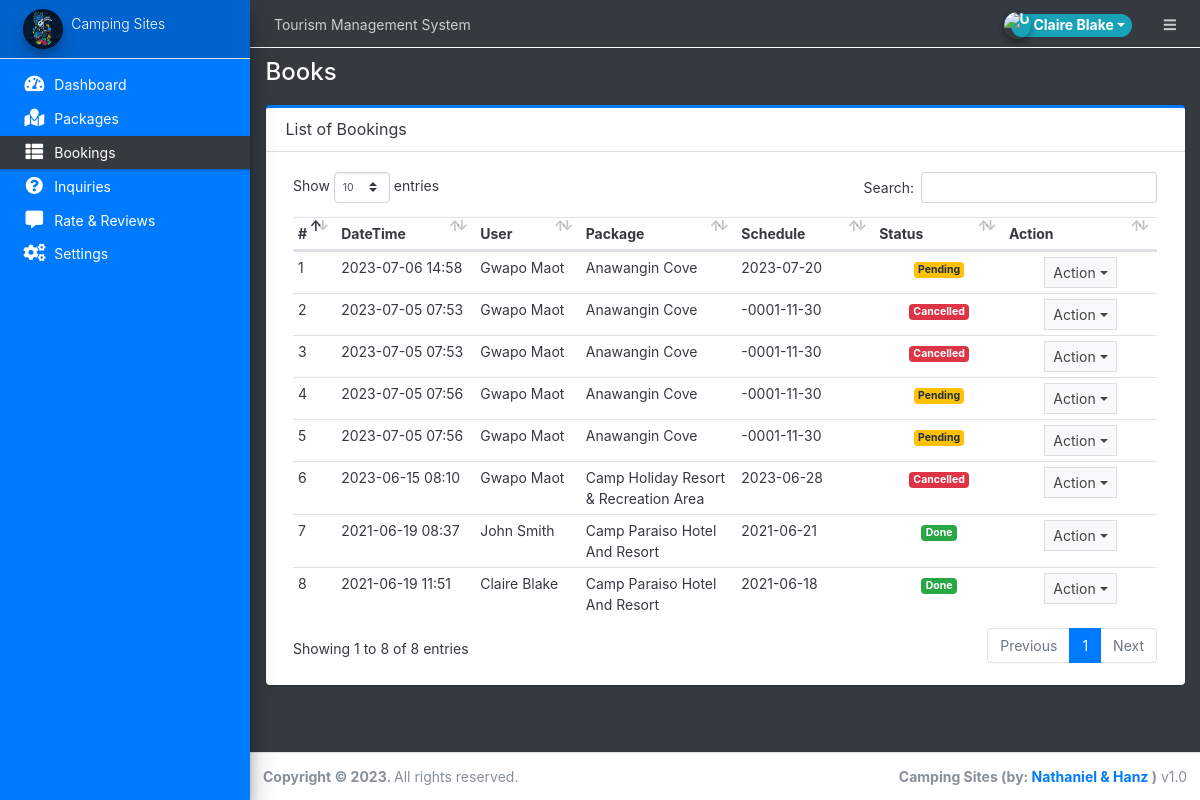
The page /admin/?page=books (signed in) on the database its author committed.
### tables this page shows
CREATE TABLE `book_list` (
  `id` int(30) NOT NULL,
  `user_id` int(30) NOT NULL,
  `package_id` int(30) NOT NULL,
  `status` tinyint(4) NOT NULL DEFAULT 0 COMMENT '0=pending,1=confirm, 2=cancelled\r\n',
  `schedule` date DEFAULT NULL,
  `date_created` datetime NOT NULL DEFAULT current_timestamp()
);

CREATE TABLE `packages` (
  `id` int(30) NOT NULL,
  `region` varchar(50) DEFAULT NULL,
  `title` text DEFAULT NULL,
  `tour_location` text DEFAULT NULL,
  `cost` double NOT NULL,
  `description` text DEFAULT NULL,
  `upload_path` text DEFAULT NULL,
  `status` tinyint(4) NOT NULL DEFAULT 1 COMMENT '1 =active ,2 = Inactive',
  `date_created` datetime NOT NULL DEFAULT current_timestamp()
);

### admin/books/index.php (the view, shortened to what this page needs)
<div class="card card-outline card-primary">
	<div class="card-header">
		<h3 class="card-title">List of Bookings</h3>
	</div>
	<div class="card-body">
        <div class="container-fluid">
        <table class="table table-stripped text-dark">
            <colgroup>
                <col width="5%">
                <col width="10">
                <col width="15">
                <col width="25">
                <col width="20">
                <col width="5">
                <col width="5">
            </colgroup>
            <thead>
                <tr>
                    <th>#</th>
                    <th>DateTime</th>
                    <th>User</th>
                    <th>Package</th>
                    <th>Schedule</th>
                    <th>Status</th>
                    <th>Action</th>
                </tr>
            </thead>
            <tbody>
                <?php
                $i=1;
                    $qry = $conn->query("SELECT b.*,p.title,concat(u.firstname,' ',u.lastname) as name FROM book_list b inner join `packages` p on p.id = b.package_id inner join users u on u.id = b.user_id order by date(b.date_created) desc ");
                    while($row= $qry->fetch_assoc()):
                ?>
                    <tr>
                        <td><?php echo $i++ ?></td>
                        <td><?php echo date("Y-m-d H:i",strtotime($row['date_created'])) ?></td>
                        <td><?php echo $row['name'] ?></td>
                        <td><?php echo $row['title'] ?></td>
                        <td><?php echo date("Y-m-d",strtotime($row['schedule'])) ?></td>
                        <td class="text-center">
                            <?php if($row['status'] == 0): ?>
                                <span class="badge badge-warning">Pending</span>
                            <?php elseif($row['status'] == 1): ?>
                                <span class="badge badge-primary">Confirmed</span>
                            <?php elseif($row['status'] == 2): ?>
                                <span class="badge badge-danger">Cancelled</span>
                            <?php elseif($row['status'] == 3): ?>
                                <span class="badge badge-success">Done</span>
                            <?php endif; ?>
                        </td>
                        <td align="center">
                                <button type="button" class="btn btn-flat btn-default btn-sm dropdown-toggle dropdown-icon" data-toggle="dropdown">
                                    Action
                                </button>
                        </td>
                    </tr>
                <?php endwhile; ?>
            </tbody>
        </table>
		</div>
	</div>
</div>

### rows shown on the page
book_list: date_created "2023-07-06 14:58", name "Gwapo Maot", package.title "Anawangin Cove", schedule "2023-07-20", status "Pending"
book_list: date_created "2023-07-05 07:53", name "Gwapo Maot", package.title "Anawangin Cove", schedule "-0001-11-30", status "Cancelled"
book_list: date_created "2023-07-05 07:53", name "Gwapo Maot", package.title "Anawangin Cove", schedule "-0001-11-30", status "Cancelled"
book_list: date_created "2023-07-05 07:56", name "Gwapo Maot", package.title "Anawangin Cove", schedule "-0001-11-30", status "Pending"
book_list: date_created "2023-07-05 07:56", name "Gwapo Maot", package.title "Anawangin Cove", schedule "-0001-11-30", status "Pending"
book_list: date_created "2023-06-15 08:10", name "Gwapo Maot", package.title "Camp Holiday Resort & Recreation Area", schedule "2023-06-28", status "Cancelled"
book_list: date_created "2021-06-19 08:37", name "John Smith", package.title "Camp Paraiso Hotel And Resort", schedule "2021-06-21", status "Done"
book_list: date_created "2021-06-19 11:51", name "Claire Blake", package.title "Camp Paraiso Hotel And Resort", schedule "2021-06-18", status "Done"

### other values the page prints
$_settings->info('name') "Tourism Management System"
$_settings->userdata('firstname').' '.$_settings->userdata('lastname') "Claire Blake"
$_settings->info('short_name') "Camping Sites"
str_replace(array("/","_"), " ",$page) "Books"
